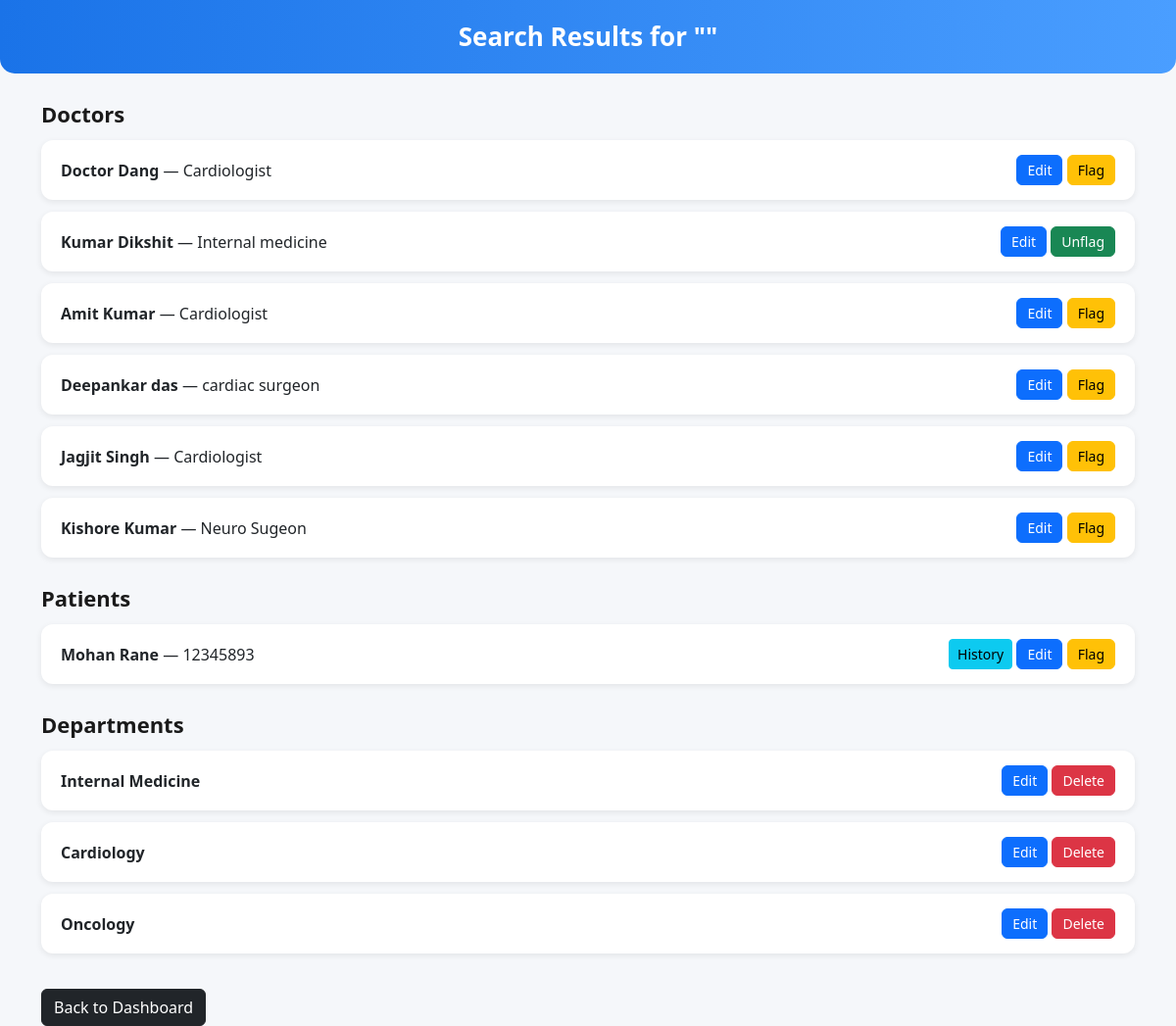
The page /adminsearch (signed in) on the database as committed earlier.
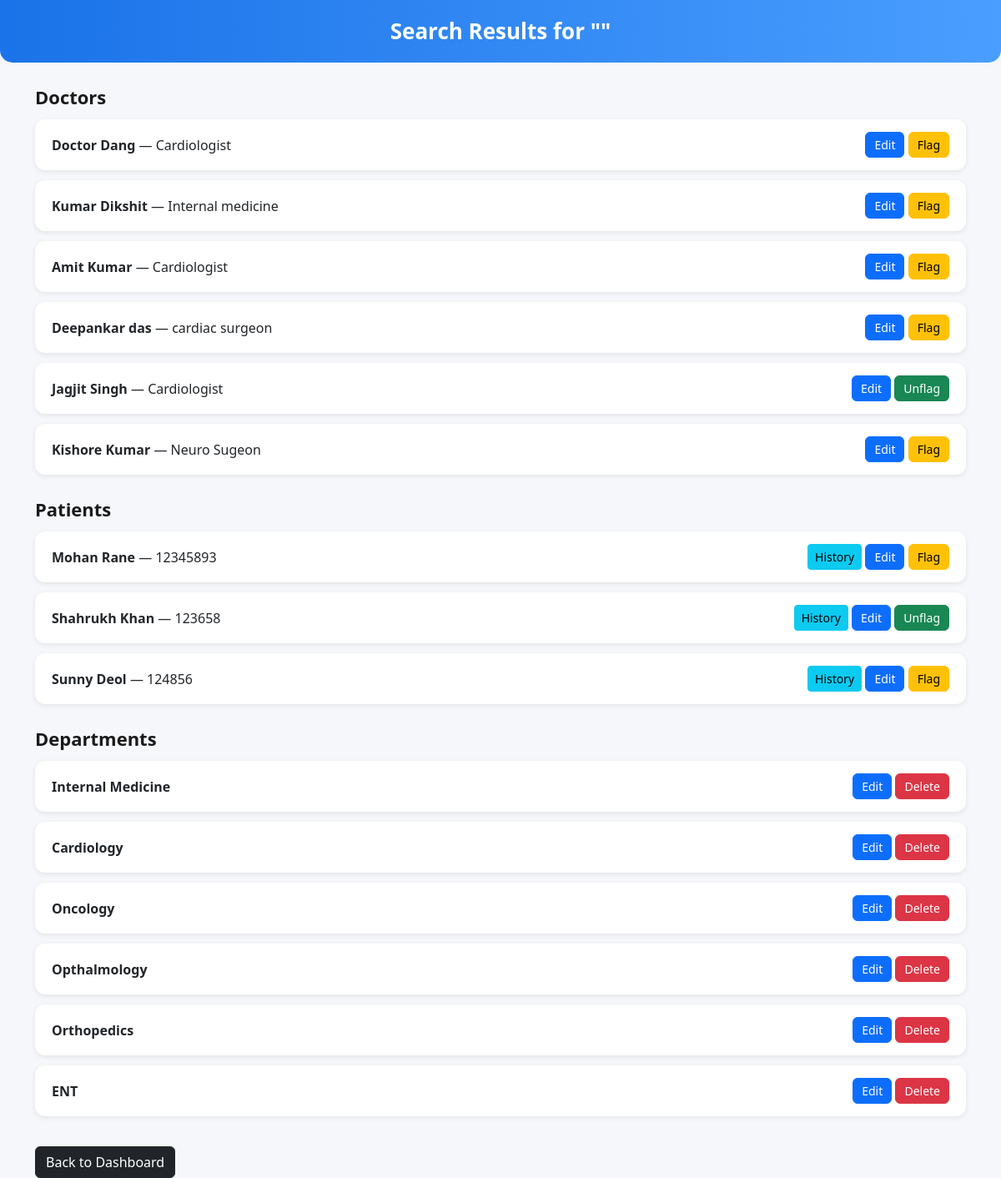
The same page on the database as committed later.
### application/models.py (models this page shows)
class Doctor(UserMixin, db.Model):
    id = db.Column(db.Integer(), primary_key = True)
    username = db.Column(db.String(), nullable = False, unique = True)
    password = db.Column(db.String(), nullable = False)
    name = db.Column(db.String(), nullable = False)
    qualification = db.Column(db.String(), nullable = False)
    experience = db.Column(db.Integer(), nullable = False)
    fee = db.Column(db.Integer(), nullable = False)
    flagged = db.Column(db.Integer(), nullable = False,default = 0)
    specialization = db.Column(db.String(), nullable = False)
    designation = db.Column(db.String(), nullable = False)
    registration_num = db.Column(db.String(), nullable = False)
    doctor_id = db.Column(db.Integer(), db.ForeignKey("user.id"), nullable = False)
    appointment = db.relationship('Appointment', backref = 'doctor')
    department_id = db.Column(db.Integer(), db.ForeignKey("department.id"), nullable = False)

class Patient(UserMixin, db.Model):
    id = db.Column(db.Integer(), primary_key = True)
    username = db.Column(db.String(), nullable = False, unique = True)
    password = db.Column(db.String(), nullable = False)
    name = db.Column(db.String(), nullable = False)
    age = db.Column(db.Integer(), nullable = False)
    gender = db.Column(db.String(), nullable = False)
    address = db.Column(db.String(), nullable = False)
    contact_num = db.Column(db.Integer(), nullable = False)
    medical_history = db.Column(db.String(), nullable = False)
    flagged = db.Column(db.Integer(), nullable = False, default = 0)
    patient_id = db.Column(db.Integer(), db.ForeignKey("user.id"), nullable = False)
    appointment = db.relationship('Appointment', backref = 'patient')

class Department(UserMixin, db.Model):
    id = db.Column(db.Integer(), primary_key = True)
    name = db.Column(db.String(), nullable = False, unique = True)
    description = db.Column(db.String(), nullable = False)
    doctor = db.relationship('Doctor', backref = 'department')

### application/routes.py (the view)
@app.route('/adminsearch')
@login_required
def admin_search():
    if current_user.user_role != 0:
        abort(403)
    query = request.args.get('q', '').strip()
    doctors = Doctor.query.filter(Doctor.name.ilike(f"%{query}%")).all()
    patients = Patient.query.filter(Patient.name.ilike(f"%{query}%")).all()
    departments = Department.query.filter(Department.name.ilike(f"%{query}%")).all()
    return render_template(
        'admin_search.html',
        query=query,
        doctors=doctors,
        patients=patients,
        departments=departments
    )

### templates/admin_search.html (shortened to what this page needs)
<!DOCTYPE html>
<html lang="en">
<head>
    <link href="https://cdn.jsdelivr.net/npm/bootstrap@5.3.3/dist/css/bootstrap.min.css" rel="stylesheet">
</head>
<body>
<div class="header">
    Search Results for "{{ query }}"
</div>
<div class="container">
    {% if doctors %}
        <div class="section-title">Doctors</div>
        {% for d in doctors %}
        <div class="result-box">
            <div>
                <strong>{{ d.name }}</strong> — {{ d.specialization }}
            </div>
            <div>
                <a href="{{ url_for('edit_doctor', doctor_id=d.id) }}" class="btn btn-primary btn-action">Edit</a>
                {% if d.flagged == 0 %}
                <form action="{{ url_for('flag_doctor', doctor_id=d.id) }}" method="post" style="display:inline;">
                    <button class="btn btn-warning btn-action">Flag</button>
                </form>
                {% else %}
                <form action="{{ url_for('unflag_doctor', doctor_id=d.id) }}" method="post" style="display:inline;">
                    <button class="btn btn-success btn-action">Unflag</button>
                </form>
                {% endif %}
            </div>
        </div>
        {% endfor %}
    {% endif %}
    {% if patients %}
        <div class="section-title">Patients</div>
        {% for p in patients %}
        <div class="result-box">
            <div>
                <strong>{{ p.name }}</strong> — {{ p.contact_num }}
            </div>
            <div>
                                <a href="{{ url_for('patient_history', patient_id=p.id) }}"
                   class="btn btn-info btn-sm">
                    History
                </a>
                <a href="{{ url_for('edit_patient', patient_id=p.id) }}" class="btn btn-primary btn-action">Edit</a>
                {% if p.flagged == 0 %}
                <form action="{{ url_for('flag_patient', patient_id=p.id) }}" method="post" style="display:inline;">
                    <button class="btn btn-warning btn-action">Flag</button>
                </form>
                {% else %}
                <form action="{{ url_for('unflag_patient', patient_id=p.id) }}" method="post" style="display:inline;">
                    <button class="btn btn-success btn-action">Unflag</button>
                </form>
                {% endif %}
            </div>
        </div>
        {% endfor %}
    {% endif %}
    {% if departments %}
        <div class="section-title">Departments</div>
        {% for dep in departments %}
        <div class="result-box">
            <div>
                <strong>{{ dep.name }}</strong>
            </div>
            <div>
                <a href="{{ url_for('edit_department', department_id=dep.id) }}" class="btn btn-primary btn-action">Edit</a>
                <form action="{{ url_for('delete_department', department_id=dep.id) }}"
                      method="post" style="display:inline;"
                      onsubmit="return confirm('Delete this department?');">
                    <button class="btn btn-danger btn-action">Delete</button>
                </form>
            </div>
        </div>
        {% endfor %}
    {% endif %}
    <a href="{{ url_for('admin_dashboard') }}" class="btn btn-dark mt-4">Back to Dashboard</a>
</div>
</body>
</html>

Rows that differ between the two databases and show on the page:
changed Doctor "Kumar Dikshit": flagged "Unflag" → "Flag"
changed Doctor "Jagjit Singh": flagged "Flag" → "Unflag"
added Patient: name "Shahrukh Khan", contact_num "123658"
added Patient: name "Sunny Deol", contact_num "124856"
added Department: name "Opthalmology"
added Department: name "Orthopedics"
added Department: name "ENT"
